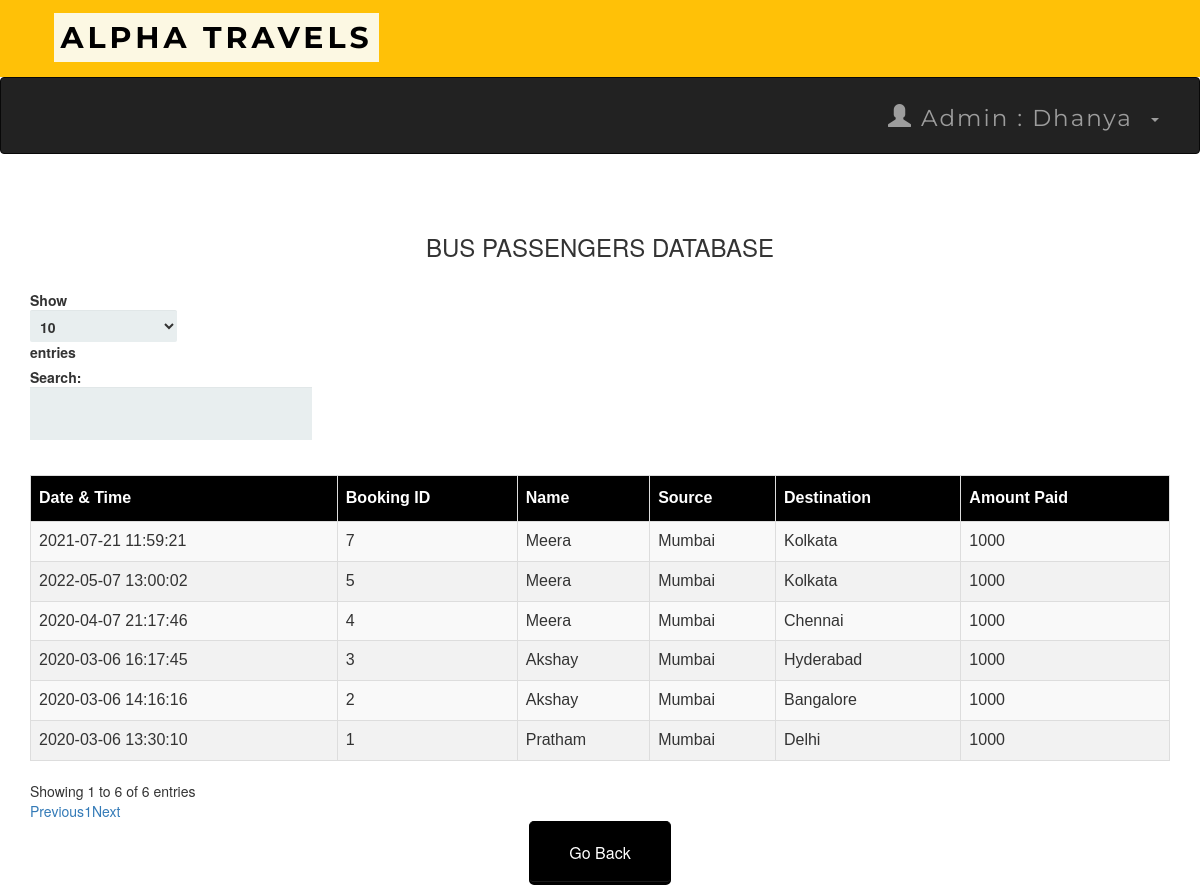
Page /adminbusdb.php (signed in) on the committed database.
### tables this page shows
CREATE TABLE `bustransactions` (
  `T_No.` int(10) NOT NULL,
  `email` varchar(50) NOT NULL,
  `source` varchar(50) NOT NULL,
  `dest` varchar(50) NOT NULL,
  `Name` varchar(50) NOT NULL,
  `Bus_No` int(11) NOT NULL,
  `NoOfpass` int(11) NOT NULL,
  `card_no` int(25) NOT NULL,
  `expmonth` int(2) NOT NULL,
  `expyear` int(2) NOT NULL,
  `cvv` int(3) NOT NULL,
  `pin` int(4) NOT NULL,
  `Date` datetime NOT NULL DEFAULT current_timestamp(),
  `Amt` int(10) NOT NULL
);

### adminbusdb.php (the view, shortened to what this page needs)
<?php
include 'connect.php' ;
include 'adminheader.php';
?>
 <!DOCTYPE html>
 <html>
 <link rel='stylesheet' href='css/index.css'>
      <head>
           <link rel="stylesheet" href="https://maxcdn.bootstrapcdn.com/bootstrap/3.3.6/css/bootstrap.min.css" />
           <link rel="stylesheet" href="https://cdn.datatables.net/1.10.12/css/dataTables.bootstrap.min.css" />
      </head>
      <body>
           <br /><br />
           <div class="container">
                <h3 align="center">BUS PASSENGERS DATABASE</h3>
                <br />
                <div class="table-responsive">
                     <table id="data" class="table table-striped table-bordered">
                          <thead>
                               <tr>
                                    <th> Date & Time</th>
                                    <th> Booking ID  </th>
                                    <th> Name </th>
                                    <th> Source </th>
                                    <th> Destination </th>
                                    <th> Amount Paid</th>
                               </tr>
                          </thead>
                          <tbody>
  <?php
   $result = mysqli_query($connect , "select * From bustransactions");
  while ($row = mysqli_fetch_assoc($result)):
  ?>
  <tr>
    <td><?php echo $row['Date']; ?></td>
    <td><?php echo $row['T_No.']; ?></td>
    <td><?php echo $row['Name']; ?></td>
    <td><?php echo $row['source']; ?></td>
    <td><?php echo $row['dest']; ?></td>
    <td><?php echo $row['Amt']; ?></td>
    </tr>
  <?php endwhile; ?>
</tbody>
                     </table>
                </div>
           </div>
      </body>
 </html>
<table align='center'>
<tr>
  <td><a href='admin.php'><button style="background-color: black ; border-color:black "  ><span style="color:white">Go Back </span> </button></a></td>
 </tr>

### adminheader.php (shortened to what this page needs)
<head>
  <link rel="stylesheet" href="https://maxcdn.bootstrapcdn.com/bootstrap/3.4.0/css/bootstrap.min.css">
  <link rel="stylesheet" href="https://maxcdn.bootstrapcdn.com/bootstrap/3.4.1/css/bootstrap.min.css">
   <link rel="stylesheet" href="https://maxcdn.bootstrapcdn.com/bootstrap/3.4.1/css/bootstrap.min.css">
</head>
<nav  class="navvvvvvbar navvvvvvbar-default navvvvvvbar-fixed-top">
      <div  class="  navvvvvvbar-brand navvvvvvbar-center"><b>&nbsp&nbsp&nbsp<mark>ALPHA TRAVELS</mark></b>
</nav>
<nav class="navbar navbar-inverse">
  <div class="container-fluid">
    <div class="collapse navbar-collapse " id="myNavbar">
      <ul class="nav navbar-nav navbar-right">
         <li class="dropdown"><a class="dropdown-toggle" data-toggle="dropdown" href="#"><span class="glyphicon glyphicon-user"></span>
        Admin : <?php  echo " ". $_SESSION['name'] ."" ?> &nbsp<span class="caret"></span></a>
              </div>
    </div>
</nav>
</html>

### css/index.css (style rules this page uses)
*, *:before, *:after { -moz-box-sizing: border-box; -webkit-box-sizing: border-box; box-sizing: border-box; }
body { background-color: #F5F1F0; font-family: 'Nunito', sans-serif; color: #384047; }
a { text-decoration:none; }
td { text-align: center; }
button { padding: 19px 39px 18px 39px; color: #FFF; background-color: #a8db34; font-size: 18px; text-align: center; font-style: normal; border-radius: 5px; width: 100%; border: 1px solid #71db34; border-width: 1px 1px 3px; box-shadow: 0 -1px 0 rgba(255,255,255,0.1) inset; margin-bottom: 10px; }

### adminheader.php (style rules this page uses)
.navbar { margin-bottom: 50px; border-radius: 0; font-family: Montserrat, sans-serif; margin-bottom: 0; border: 0; font-size: 23px !important; letter-spacing: 2px; opacity: 2; padding: 10px; }
.navvvvvvbar { font-family: Montserrat, sans-serif; margin-bottom: 0; background-color: #FFC107; border: 0; font-size: 30px !important; letter-spacing: 4px; text-align: left; padding: 17px; color:black; font-weight: 40000; }

### adminbusdb.php (style rules this page uses)
table#data { font-size:16px; font-family: "Trebuchet MS", Arial, Helvetica, sans-serif; border-collapse: collapse; border-spacing: 0; width: 100%; }
#data td, #data th { border: 1px solid #ddd; text-align: left; padding: 8px; }
#data tr:nth-child(even) { background-color: #f2f2f2 }
#data th { padding-top: 11px; padding-bottom: 11px; background-color: black; color: white; }

### rows in the picture
bustransactions: Date "2020-03-06 13:30:10", value "1", Name "Pratham", source "Mumbai", dest "Delhi", Amt "1000"
bustransactions: Date "2020-03-06 14:16:16", value "2", Name "Akshay", source "Mumbai", dest "Bangalore", Amt "1000"
bustransactions: Date "2020-03-06 16:17:45", value "3", Name "Akshay", source "Mumbai", dest "Hyderabad", Amt "1000"
bustransactions: Date "2020-04-07 21:17:46", value "4", Name "Meera", source "Mumbai", dest "Chennai", Amt "1000"
bustransactions: Date "2022-05-07 13:00:02", value "5", Name "Meera", source "Mumbai", dest "Kolkata", Amt "1000"
bustransactions: Date "2021-07-21 11:59:21", value "7", Name "Meera", source "Mumbai", dest "Kolkata", Amt "1000"

### other values in the picture
$_SESSION['name'] "Dhanya"
